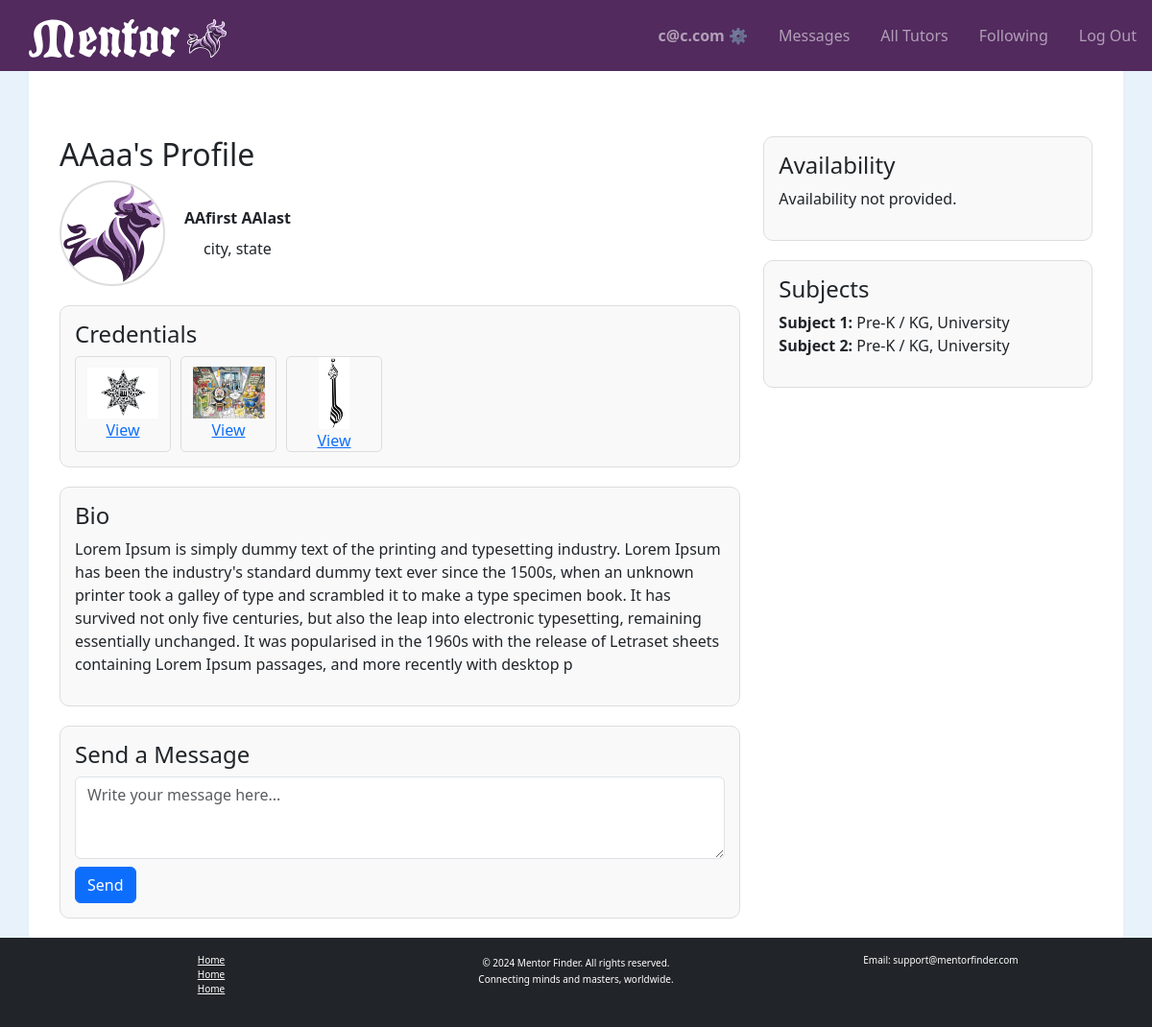
The page /profile/2/ (signed in) on the database its author committed.
### tutorhub/models.py (models this page shows, shortened)
class User(AbstractUser):
    nickname = models.CharField(max_length=50, blank=True, null=True)
    email = models.EmailField(unique=True)
    is_tutor = models.BooleanField(default=False)
    street_address = models.TextField(blank=True, null=True)
    city = models.CharField(max_length=100, blank=True, null=True)
    state = models.CharField(max_length=100, blank=True, null=True)
    zip_code = models.CharField(max_length=10, blank=True, null=True)
    profile_image = models.ImageField(upload_to="profile_images/", blank=True, null=True)
    bio = models.TextField(blank=True, null=True)
    birthdate = models.DateField(blank=True, null=True)
    availability = models.JSONField(default=dict, blank=True, null=True)  # Only used if is_tutor is True
    subject_grades = models.ManyToManyField('SubjectGrade', blank=True, related_name="users")  # Added field
    liked_by = models.ManyToManyField("self", symmetrical=False, blank=True, related_name="liked_tutors")
    USERNAME_FIELD = "email"
    REQUIRED_FIELDS = ["username"]

class Credential(models.Model):
    file = models.FileField(upload_to="credentials/")
    user = models.ForeignKey(User, related_name="credentials", on_delete=models.CASCADE)

class SubjectGrade(models.Model):
    tutor = models.ForeignKey(User, on_delete=models.CASCADE, related_name="tutor_subject_grades")
    subject = models.CharField(max_length=100)
    grade_levels = models.JSONField(default=list)  # Stores grade levels as a list (e.g., ["Elementary", "High School"])
    class Meta:
        unique_together = ('tutor', 'subject')  # Each tutor can teach a subject only once.

### tutorhub/views.py (the view)
# urls.py: path('profile/<int:user_id>/', views.profile, name='profile'),  # View another user's profile
@login_required
def profile(request, user_id=None):
    profile_user = request.user if user_id is None else get_object_or_404(User, id=user_id)
    credentials = profile_user.credentials.all()
    for credential in credentials:
        credential.is_image = credential.file.url.lower().endswith(('.jpg', '.jpeg', '.png'))
    return render(request, 'tutorhub/profile.html', {
        'profile': profile_user,
        'credentials': credentials,
        'is_own_profile': profile_user == request.user,
    })

### tutorhub/templates/tutorhub/profile.html (shortened to what this page needs)
{% extends "tutorhub/layout.html" %}
{% load static %}
{% block body %}
<div class="container mt-5">
    <div class="row">
        <div class="col-md-8">
            <h2>{{ profile.nickname }}'s Profile</h2>
            <div class="profile-header">
                <div id="stack-vertical">
                    {% if profile.profile_image %}
                        <img id="profile-img" src="{{ profile.profile_image.url }}" alt="{{ profile.nickname }}">
                    {% else %}
                        <img id="profile-img" src="{% static 'tutorhub/images/mentor-logo-bull.svg' %}" alt="Default Logo">
                    {% endif %}
                </div>
                <div id="stack-vertical">
                    <strong>{{ profile.first_name }} {{ profile.last_name }}</strong>
                    <div>{{ profile.city|default:"City not available" }}, {{ profile.state|default:"State not available" }}</div>
                </div>
            </div>
            {% if profile.is_tutor %}
            <div class="credentials-container">
                <h4>Credentials</h4>
                <div style="display: flex; flex-wrap: wrap; gap: 10px;">
                    {% for credential in credentials %}
                        <a href="{{ credential.file.url }}" target="_blank">
                            <div class="credential-box">
                                {% if credential.is_image %}
                                    <img src="{{ credential.file.url }}" alt="Credential Image">
                                {% else %}
                                    <img src="{% static 'tutorhub/images/credential-icon.png' %}" alt="Default Credential Icon">
                                {% endif %}
                                <div>View</div>
                            </div>
                        </a>
                    {% empty %}
                        <p>No credentials available.</p>
                    {% endfor %}
                </div>
            </div>
            {% endif %}
            <div class="bio-container">
                <h4>Bio</h4>
                <p>{{ profile.bio|default:"No bio available." }}</p>
            </div>
            {% if user.is_authenticated %}
            <div class="message-container">
                <h4>Send a Message</h4>
                <form action="{% url 'send_message' profile.id %}" method="post">
                    <textarea name="content" rows="3" class="form-control mb-2" placeholder="Write your message here..." required></textarea>
                    <button type="submit" class="btn btn-primary">Send</button>
                </form>
            </div>
            {% endif %}
        </div>
        <div class="col-md-4">
            <div class="right-column-section">
                <h4>Availability</h4>
                <ul>
                    {% for day, time in profile.availability.items %}
                        <li><strong>{{ day|title }}:</strong> {{ time }}</li>
                    {% empty %}
                        <p>Availability not provided.</p>
                    {% endfor %}
                </ul>
            </div>
            {% if profile.is_tutor %}
            <div class="right-column-section">
                <h4>Subjects</h4>
                <ul>
                    {% for subject_grade in profile.tutor_subject_grades.all %}
                        <li><strong>{{ subject_grade.subject }}:</strong> {{ subject_grade.grade_levels|join:", " }}</li>
                    {% empty %}
                        <p>No subjects available.</p>
                    {% endfor %}
                </ul>
            </div>
            {% endif %}
        </div>
    </div>
</div>
{% endblock %}

### tutorhub/templates/tutorhub/layout.html (shortened to what this page needs)
{% load static %}
<!DOCTYPE html>
<html lang="en">
    <head>
        <link href="https://cdn.jsdelivr.net/npm/bootstrap@5.3.0/dist/css/bootstrap.min.css" rel="stylesheet">
        <link rel="stylesheet" href="{% static 'tutorhub/styles.css' %}">
    </head>
    <body>
    <nav class="navbar navbar-expand-lg navbar-dark sticky-top">
        <a class="navbar-brand" href="{% url 'index' %}">
            <div>
                <img class="navbar-logo" src="{% static '/tutorhub/images/mentor-logo-text.svg' %}" alt="Mentor Logo" class="logo">
                <img class="navbar-logo" src="{% static '/tutorhub/images/mentor-logo-bull.svg' %}" alt="Mentor Logo" class="logo">
            </div>
        </a>
        <div class="collapse navbar-collapse" id="navbarNav">
            <ul class="navbar-nav ms-auto flex-row">
                {% if user.is_authenticated %}
                    <li class="nav-item px-2"><a class="nav-link" id="menu-username" href="{% url 'my_profile' %}"><strong>{{ user.username }} ⚙️</strong></a></li>
                    <li class="nav-item px-2"><a class="nav-link" id="menu-messages" href="#">Messages
                        <span id="unread-badge" class="badge badge-danger" style="display: none;">0</span></a></li>
                {% endif %}
                <li class="nav-item px-2"><a class="nav-link" id="menu-all-tutors" href="{% url 'index' %}">All Tutors</a></li>
                {% if user.is_authenticated %}
                    <li class="nav-item px-2"><a class="nav-link" id="menu-following" href="#">Following</a></li>
                    <li class="nav-item px-2"><a class="nav-link" href="{% url 'logout' %}">Log Out</a></li>
                {% else %}
                    <li class="nav-item px-2"><a class="nav-link" href="{% url 'login' %}">Log In</a></li>
                    <li class="nav-item px-2"><a class="nav-link" href="{% url 'register' %}">Register</a></li>
                {% endif %}
            </ul>
        </div>
    </nav>
    <div id="main-content">
        {% block body %}
        {% endblock %}
    </div>
    </body>
    <footer class="bg-dark text-white mt-auto py-3">
        <div class="container" id="footer-title">
            <div class="row">
                <div class="col-md-4 text-center">
                    <ul class="list-unstyled" id="footer-link">
                        <li><a href="{% url 'index' %}" class="text-white">Home</a></li>
                        <li><a href="{% url 'index' %}" class="text-white">Home</a></li>
                        <li><a href="{% url 'index' %}" class="text-white">Home</a></li>
                    </ul>
                </div>
                <div class="col-md-4 text-center">
                    <span class="mb-0" id="footer-link">© {% now "Y" %} Mentor Finder. All rights reserved.</u>
                    <p id="footer-link">Connecting minds and masters, worldwide.</p>
                </div>
                <div class="col-md-4 text-center">
                    <p id="footer-link">Email: support@mentorfinder.com</p>
                </div>
            </div>
        </div>
    </footer>
</html>

### tutorhub/static/tutorhub/styles.css (style rules this page uses)
body { background-color: rgb(231, 242, 251); }
html, body { height: 100%; margin: 0; display: flex; flex-direction: column; }
#profile-img { width: 110px; height: 110px; object-fit: scale-down; border-radius: 50%; border: 2px solid #ddd; }
#main-content { background-color: white; margin: 0 30px; width: auto; display: flex; flex-direction: column; flex: 1; padding: 20px; }
.navbar { background-color: #522A5E; padding-left: 30px; }
.navbar-brand { font-size: xx-large }
.navbar-logo { height: 40px; width: auto; max-height: 50px; }
ul { list-style: none; }
textarea { min-height: 400px; }
#stack-vertical { display: flex; flex-direction: column; align-items: center; gap: 8px; }
.profile-header { display: flex; gap: 20px; align-items: center; }
.credentials-container { margin-top: 20px; padding: 15px; border: 1px solid #ddd; border-radius: 10px; background-color: #f9f9f9; }
.credential-box { border: 1px solid #ddd; padding: 10px; text-align: center; border-radius: 5px; width: 100px; height: 100px; display: flex; flex-direction: column; justify-content: center; align-items: center; }
.credential-box img { max-width: 75px; max-height: 75px; object-fit: fill; }
.bio-container { margin-top: 20px; padding: 15px; border: 1px solid #ddd; border-radius: 10px; background-color: #f9f9f9; }
.message-container { margin-top: 20px; padding: 15px; border: 1px solid #ddd; border-radius: 10px; background-color: #f9f9f9; }
.right-column-section { padding: 15px; border: 1px solid #ddd; border-radius: 10px; background-color: #f9f9f9; margin-bottom: 20px; }
.right-column-section ul { padding: 0; list-style: none; }
#footer-title { font-size: small; }
#footer-link { font-size: x-small; }

### rows shown on the page
User: username "c@c.com"
User: nickname "AAaa", first_name "AAfirst", last_name "AAlast", city "city", state "state", bio "Lorem Ipsum is simply dummy text of the printing and typesetting industry. Lorem Ipsum has been the industry's standard dummy text ever since the 1500s, when an unknown printer took a galley of type and scrambled it to make a type specimen book. It has survived not only five centuries, but also the leap into electronic typesetting, remaining essentially unchanged. It was popularised in the 1960s with the release of Letraset sheets containing Lorem Ipsum passages, and more recently with desktop p"
Credential: file (picture)
Credential: file (picture)
Credential: file (picture)
SubjectGrade: subject "Subject 1", grade_levels "Pre-K / KG, University"
SubjectGrade: subject "Subject 2", grade_levels "Pre-K / KG, University"
